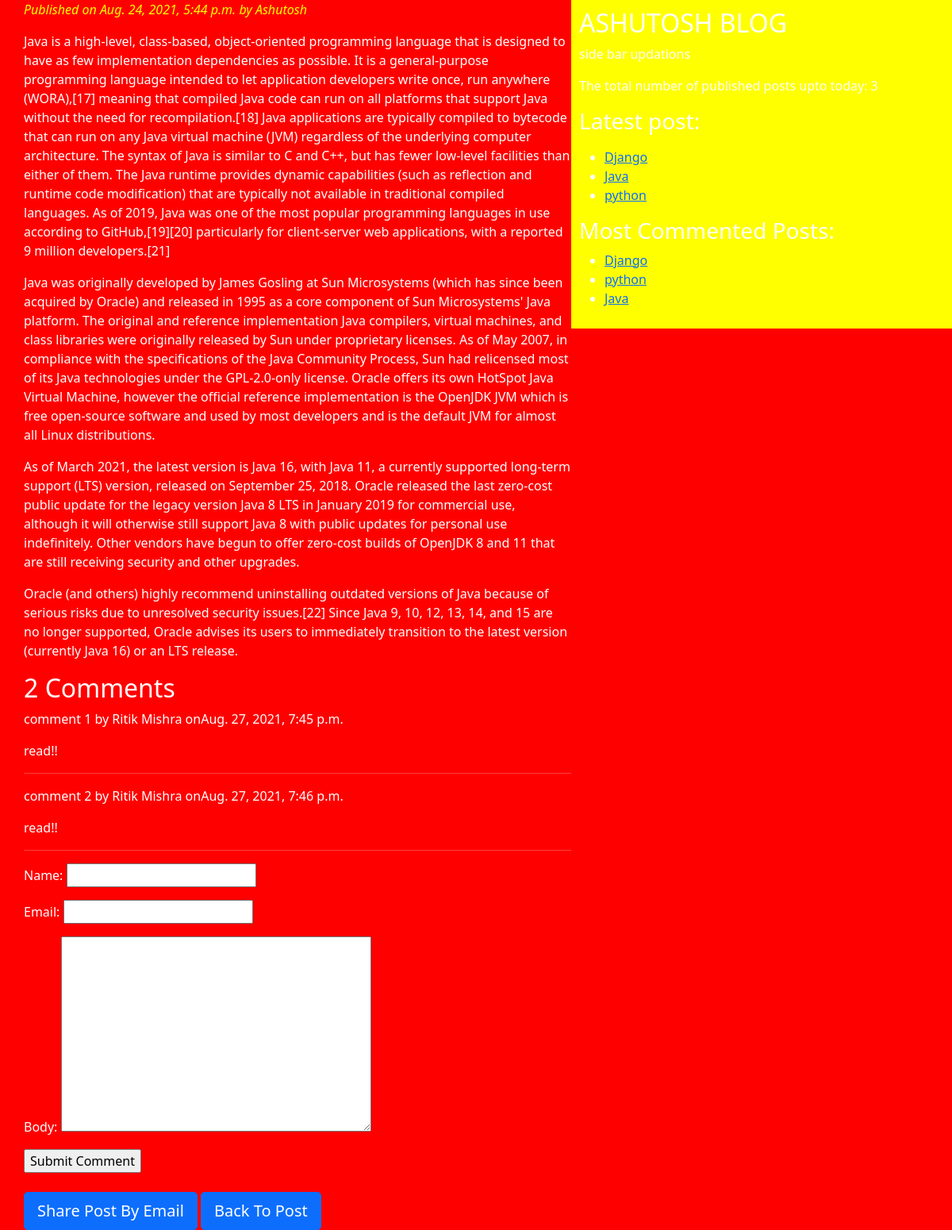
The page /java/ on the database its author committed.
### testapp/models.py (models this page shows, shortened)
class Post(models.Model):
  STATUS_CHOICES=(('draft','Draft'),('published','Published'))
  title=models.CharField(max_length=264)
  slug=models.SlugField(max_length=264,unique_for_date='publish')
  author=models.ForeignKey(User,related_name='blog_posts',on_delete=models.CASCADE)
  body=models.TextField()
  publish=models.DateTimeField(default=timezone.now)
  created=models.DateTimeField(auto_now_add=True)#da
  updated=models.DateTimeField(auto_now=True)#datetme of save() action
  status=models.CharField(max_length=10,choices=STATUS_CHOICES,default='draft')
  objects=CustomManager()
  tags=TaggableManager()
  class Meta:
     ordering=('-publish',)
  def get_absolute_url(self):
    return reverse('post_detail',args=[self.slug])

class Comment(models.Model):
  post=models.ForeignKey(Post,related_name='comments',on_delete=models.CASCADE)
  name=models.CharField(max_length=32)
  email=models.EmailField()
  body=models.TextField()
  created=models.DateTimeField(auto_now_add=True)
  updated=models.DateTimeField(auto_now=True)
  active=models.BooleanField(default=True)
  class Meta:
   ordering=('created',)

### testapp/views.py (the view)
# urls.py: url(r'^(?P<post>[-\w]+)/$', views.post_detail,name='post_detail'),
def post_detail(request,post):
    post1=get_object_or_404(Post,slug=post)
    comment=post1.comments.filter(active=True)
    csubmit=False
    if request.method=='POST':
     form=CommentForm(request.POST)
     if form.is_valid():
         new_comment=form.save(commit=False)
         new_comment.post=post1
         new_comment.save()
         csubmit=True
    else:
       form=CommentForm()
    return render(request,'testapp/post_detail.html',{'post1':post1,'form':form,'comment':comment,'csubmit':csubmit})

### testapp/forms.py
class CommentForm(forms.ModelForm):
 class Meta:
  model=Comment
  fields=('name','email','body')

### testapp/models.py (called while the page is built)
  def get_queryset(self):
    return super().get_queryset().filter(status='published')

### testapp/templatetags/blogtags.py (called while the page is built)
@register.simple_tag
def total_posts():
    return Post.objects.count()

@register.inclusion_tag('testapp/latest_posts123.html')
def show_latest_posts(count=5):
  latest_posts=Post.objects.all().order_by('-publish')[:count]
  return {'latest_posts':latest_posts}

@register.simple_tag
def get_most_commented_posts(count=5):
 return Post.objects.annotate(total_comments=Count('comments')).order_by('-total_comments')[:count]

### template/testapp/post_detail.html (shortened to what this page needs)
<!DOCTYPE html>
{%extends 'testapp/base.html'%}
{%block content%}
<p id='date'>Published on {{post1.publish}} by {{post1.author|title}}</p>
<p>{{post1.body|linebreaks}}</p>
{% with comment.count as comments_count %}
<h2>{{comments_count}} Comment{{comments_count|pluralize}}</h2>
{% endwith%}
{%if comment %}
{%for comment in comment %}
<p> comment {{forloop.counter}} by {{comment.name}} on{{comment.created}}</p>
<p>{{comment.body|linebreaks}}</p>
<hr>
{%endfor%}
{%else%}
<p>There are NO Comments Yet !!!</p>
{%endif%}
{%if csubmit %}
<h2>Your Comment Added Succefully</h2>
{%else%}
 <form method="POST">
     {{form.as_p}}
     <input type="submit" value="Submit Comment">
 </form>
 <br>
 {%endif%}
<a href="/{{post1.id}}/share" class='btn btn-lg btn-primary'>Share Post By Email</a>
<a href="/" class='btn btn-lg btn-primary'>Back To Post</a>
{%endblock%}

### template/testapp/base.html (shortened to what this page needs)
<!doctype html>
{%load static%}
{%load blogtags%}
<html lang="en">
  <head>
    <link href="https://cdn.jsdelivr.net/npm/bootstrap@5.1.0/dist/css/bootstrap.min.css" rel="stylesheet">
    <link rel="stylesheet" href="{%static 'css/blog.css'%}">
  </head>
  <body>
    <div class="content">
      {%block content%}{%endblock%}
      </div>
    <div class='sidebar'>
      <h2>ASHUTOSH BLOG</h2>
      <p>side bar updations</p>
      <p>The total number of published posts upto today: {%total_posts%}</p>
      <h3>Latest post:</h3>
      <p >{%show_latest_posts%}</p>
      <h3>Most Commented Posts:</h3>
      {% get_most_commented_posts as most_commented_posts%}
    <ul>
       {% for post in most_commented_posts %}
    <li><a  href="{{post.get_absolute_url}}" id='la'>{{post.title}}</a></li>
    {% endfor %}
    </ul>
    </div>
    </body>
</html>

### template/testapp/latest_posts123.html
<ul>
 {% for post in latest_posts %}
 <li><a href="{{post.get_absolute_url}}">{{post.title}}</a></li>
 {% endfor %}
 </ul>

### static/css/blog.css (style rules this page uses)
.content { float:left; width: 60%; padding:0 0 0 30px; height: 100%; background:red; }
.sidebar { float:right; width:40%; padding:10px; background: yellow; height: 100%; }
body { color: white; background-color: red; }
#date { font-style: italic; color:yellow; }

### rows shown on the page
Post: publish "Aug. 24, 2021, 5:44 p.m.", author "Ashutosh", body "Java is a high-level, class-based, object-oriented programming language that is designed to have as few implementation dependencies as possible. It is a general-purpose programming language intended to let application developers write once, run anywhere (WORA),[17] meaning that compiled Java code can run on all platforms that support Java without the need for recompilation.[18] Java applications are typically compiled to bytecode that can run on any Java virtual machine (JVM) regardless of the underlying computer architecture. The syntax of Java is similar to C and C++, but has fewer low-level facilities than either of them. The Java runtime provides dynamic capabilities (such as reflection…", title "Java"
Comment: name "Ritik Mishra", created "Aug. 27, 2021, 7:45 p.m.", body "read!!"
Comment: name "Ritik Mishra", created "Aug. 27, 2021, 7:46 p.m.", body "read!!"
Post: title "Django"
Post: title "python"

### other values the page prints
{{ comments_count }} "2"
